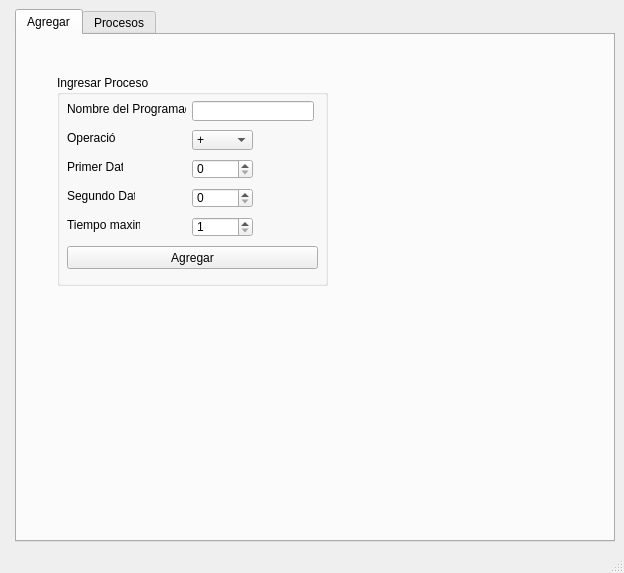
<?xml version="1.0" encoding="UTF-8"?>
<ui version="4.0">
 <class>MainWindow</class>
 <widget class="QMainWindow" name="MainWindow">
  <property name="geometry">
   <rect>
    <x>0</x>
    <y>0</y>
    <width>624</width>
    <height>573</height>
   </rect>
  </property>
  <property name="windowTitle">
   <string>MainWindow</string>
  </property>
  <widget class="QWidget" name="centralwidget">
   <layout class="QFormLayout" name="formLayout_2">
    <item row="0" column="1">
     <widget class="QTabWidget" name="tabWidget">
      <property name="currentIndex">
       <number>0</number>
      </property>
      <widget class="QWidget" name="tab">
       <attribute name="title">
        <string>Agregar</string>
       </attribute>
       <widget class="QGroupBox" name="groupBox_ingresarProceso">
        <property name="geometry">
         <rect>
          <x>40</x>
          <y>40</y>
          <width>271</width>
          <height>211</height>
         </rect>
        </property>
        <property name="title">
         <string>Ingresar Proceso</string>
        </property>
        <widget class="QLabel" name="label">
         <property name="geometry">
          <rect>
           <x>10</x>
           <y>26</y>
           <width>119</width>
           <height>16</height>
          </rect>
         </property>
         <property name="text">
          <string>Nombre del Programador</string>
         </property>
        </widget>
        <widget class="QLabel" name="label_2">
         <property name="geometry">
          <rect>
           <x>10</x>
           <y>55</y>
           <width>49</width>
           <height>16</height>
          </rect>
         </property>
         <property name="text">
          <string>Operación</string>
         </property>
        </widget>
        <widget class="QLabel" name="label_3">
         <property name="geometry">
          <rect>
           <x>10</x>
           <y>84</y>
           <width>56</width>
           <height>16</height>
          </rect>
         </property>
         <property name="text">
          <string>Primer Dato</string>
         </property>
        </widget>
        <widget class="QLabel" name="label_4">
         <property name="geometry">
          <rect>
           <x>10</x>
           <y>113</y>
           <width>68</width>
           <height>16</height>
          </rect>
         </property>
         <property name="text">
          <string>Segundo Dato</string>
         </property>
        </widget>
        <widget class="QLabel" name="label_5">
         <property name="geometry">
          <rect>
           <x>10</x>
           <y>142</y>
           <width>73</width>
           <height>16</height>
          </rect>
         </property>
         <property name="text">
          <string>Tiempo maximo</string>
         </property>
        </widget>
        <widget class="QLineEdit" name="lineEdit_nombreProgramador">
         <property name="geometry">
          <rect>
           <x>135</x>
           <y>26</y>
           <width>122</width>
           <height>20</height>
          </rect>
         </property>
        </widget>
        <widget class="QPushButton" name="pushButton_agregarProceso">
         <property name="geometry">
          <rect>
           <x>10</x>
           <y>171</y>
           <width>251</width>
           <height>23</height>
          </rect>
         </property>
         <property name="text">
          <string>Agregar</string>
         </property>
        </widget>
        <widget class="QComboBox" name="comboBox_operacion">
         <property name="geometry">
          <rect>
           <x>135</x>
           <y>55</y>
           <width>61</width>
           <height>20</height>
          </rect>
         </property>
         <item>
          <property name="text">
           <string>+</string>
          </property>
         </item>
         <item>
          <property name="text">
           <string>-</string>
          </property>
         </item>
         <item>
          <property name="text">
           <string>*</string>
          </property>
         </item>
         <item>
          <property name="text">
           <string>/</string>
          </property>
         </item>
         <item>
          <property name="text">
           <string>%</string>
          </property>
         </item>
         <item>
          <property name="text">
           <string>^</string>
          </property>
         </item>
        </widget>
        <widget class="QSpinBox" name="spinBox_primerDato">
         <property name="geometry">
          <rect>
           <x>135</x>
           <y>84</y>
           <width>61</width>
           <height>20</height>
          </rect>
         </property>
        </widget>
        <widget class="QSpinBox" name="spinBox_segundoDato">
         <property name="geometry">
          <rect>
           <x>135</x>
           <y>113</y>
           <width>61</width>
           <height>20</height>
          </rect>
         </property>
        </widget>
        <widget class="QSpinBox" name="spinBox_Tiempo">
         <property name="geometry">
          <rect>
           <x>135</x>
           <y>142</y>
           <width>61</width>
           <height>20</height>
          </rect>
         </property>
         <property name="minimum">
          <number>1</number>
         </property>
         <property name="maximum">
          <number>60</number>
         </property>
        </widget>
       </widget>
      </widget>
      <widget class="QWidget" name="tab_2">
       <attribute name="title">
        <string>Procesos</string>
       </attribute>
       <layout class="QGridLayout" name="gridLayout_4">
        <item row="0" column="0">
         <widget class="QGroupBox" name="groupBox_2">
          <property name="title">
           <string>Estatus</string>
          </property>
          <layout class="QGridLayout" name="gridLayout_6">
           <item row="1" column="1">
            <widget class="QLineEdit" name="lineEdit_lotesPendientes">
             <property name="readOnly">
              <bool>true</bool>
             </property>
            </widget>
           </item>
           <item row="1" column="0">
            <widget class="QLabel" name="label_7">
             <property name="text">
              <string>Lotes Pendientes</string>
             </property>
            </widget>
           </item>
           <item row="2" column="0" colspan="2">
            <widget class="QPushButton" name="pushButton_iniciar">
             <property name="text">
              <string>Iniciar</string>
             </property>
            </widget>
           </item>
           <item row="0" column="0">
            <widget class="QLabel" name="label_6">
             <property name="text">
              <string>Contador Global</string>
             </property>
            </widget>
           </item>
           <item row="0" column="1">
            <widget class="QLCDNumber" name="lcdNumber"/>
           </item>
          </layout>
         </widget>
        </item>
        <item row="0" column="1" rowspan="2">
         <widget class="QGroupBox" name="groupBox_4">
          <property name="title">
           <string>Proceso en ejecución</string>
          </property>
          <layout class="QGridLayout" name="gridLayout_2">
           <item row="0" column="0">
            <widget class="QTableWidget" name="tableWidget_procesoEjecucion">
             <property name="rowCount">
              <number>6</number>
             </property>
             <property name="columnCount">
              <number>1</number>
             </property>
             <row>
              <property name="text">
               <string>Programa</string>
              </property>
             </row>
             <row>
              <property name="text">
               <string>Nombre</string>
              </property>
             </row>
             <row>
              <property name="text">
               <string>Operación</string>
              </property>
             </row>
             <row>
              <property name="text">
               <string>Tiempo Estimado</string>
              </property>
             </row>
             <row>
              <property name="text">
               <string>Tiempo Transcurrido</string>
              </property>
             </row>
             <row>
              <property name="text">
               <string>Tiempo Restante</string>
              </property>
             </row>
             <column/>
            </widget>
           </item>
          </layout>
         </widget>
        </item>
        <item row="2" column="0" colspan="2">
         <widget class="QGroupBox" name="groupBox_5">
          <property name="title">
           <string>Procesos terminados</string>
          </property>
          <layout class="QGridLayout" name="gridLayout_3">
           <item row="0" column="0">
            <widget class="QTableWidget" name="tableWidget_procesosTerminados">
             <property name="columnCount">
              <number>5</number>
             </property>
             <column>
              <property name="text">
               <string>Programa</string>
              </property>
             </column>
             <column>
              <property name="text">
               <string>Primer Dato</string>
              </property>
             </column>
             <column>
              <property name="text">
               <string>Operación</string>
              </property>
             </column>
             <column>
              <property name="text">
               <string>Segundo Dato</string>
              </property>
             </column>
             <column>
              <property name="text">
               <string>Resultado</string>
              </property>
             </column>
            </widget>
           </item>
          </layout>
         </widget>
        </item>
        <item row="1" column="0">
         <widget class="QGroupBox" name="groupBox_3">
          <property name="title">
           <string>Lote en ejecución</string>
          </property>
          <layout class="QGridLayout" name="gridLayout">
           <item row="0" column="0">
            <widget class="QTableWidget" name="tableWidget_loteEjecucion">
             <property name="rowCount">
              <number>0</number>
             </property>
             <property name="columnCount">
              <number>2</number>
             </property>
             <column>
              <property name="text">
               <string>Programa</string>
              </property>
             </column>
             <column>
              <property name="text">
               <string>Tiempo Estimado</string>
              </property>
             </column>
            </widget>
           </item>
          </layout>
         </widget>
        </item>
       </layout>
      </widget>
     </widget>
    </item>
   </layout>
  </widget>
  <widget class="QMenuBar" name="menubar">
   <property name="geometry">
    <rect>
     <x>0</x>
     <y>0</y>
     <width>624</width>
     <height>21</height>
    </rect>
   </property>
  </widget>
  <widget class="QStatusBar" name="statusbar"/>
 </widget>
 <tabstops>
  <tabstop>lineEdit_nombreProgramador</tabstop>
  <tabstop>comboBox_operacion</tabstop>
  <tabstop>spinBox_primerDato</tabstop>
  <tabstop>spinBox_segundoDato</tabstop>
  <tabstop>spinBox_Tiempo</tabstop>
  <tabstop>pushButton_agregarProceso</tabstop>
  <tabstop>lineEdit_lotesPendientes</tabstop>
  <tabstop>tableWidget_loteEjecucion</tabstop>
  <tabstop>tableWidget_procesoEjecucion</tabstop>
 </tabstops>
 <resources/>
 <connections/>
</ui>
